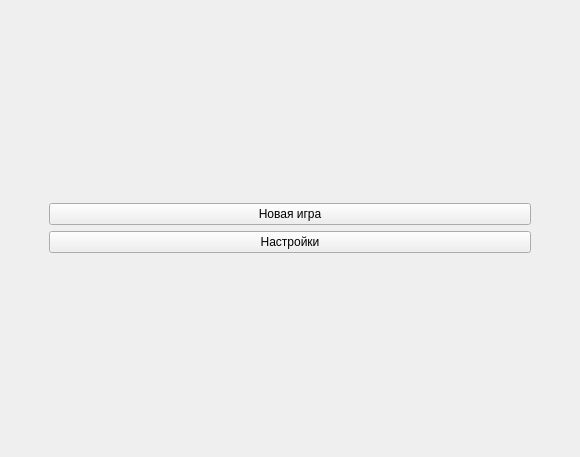
<?xml version="1.0" encoding="UTF-8"?>
<ui version="4.0">
 <class>MenuWindow</class>
 <widget class="QMainWindow" name="MenuWindow">
  <property name="geometry">
   <rect>
    <x>0</x>
    <y>0</y>
    <width>580</width>
    <height>457</height>
   </rect>
  </property>
  <property name="windowTitle">
   <string>MainWindow</string>
  </property>
  <widget class="QWidget" name="centralwidget">
   <layout class="QGridLayout" name="gridLayout">
    <item row="0" column="4">
     <spacer name="horizontalSpacer_2">
      <property name="orientation">
       <enum>Qt::Horizontal</enum>
      </property>
      <property name="sizeType">
       <enum>QSizePolicy::Preferred</enum>
      </property>
      <property name="sizeHint" stdset="0">
       <size>
        <width>40</width>
        <height>20</height>
       </size>
      </property>
     </spacer>
    </item>
    <item row="0" column="0">
     <spacer name="horizontalSpacer">
      <property name="orientation">
       <enum>Qt::Horizontal</enum>
      </property>
      <property name="sizeType">
       <enum>QSizePolicy::Preferred</enum>
      </property>
      <property name="sizeHint" stdset="0">
       <size>
        <width>40</width>
        <height>20</height>
       </size>
      </property>
     </spacer>
    </item>
    <item row="0" column="2">
     <layout class="QVBoxLayout" name="verticalLayout">
      <item>
       <widget class="QPushButton" name="buttonNewGame">
        <property name="sizePolicy">
         <sizepolicy hsizetype="Minimum" vsizetype="Fixed">
          <horstretch>0</horstretch>
          <verstretch>0</verstretch>
         </sizepolicy>
        </property>
        <property name="text">
         <string>Новая игра</string>
        </property>
       </widget>
      </item>
      <item>
       <widget class="QPushButton" name="buttonPreferences">
        <property name="text">
         <string>Настройки</string>
        </property>
       </widget>
      </item>
     </layout>
    </item>
   </layout>
  </widget>
 </widget>
 <resources/>
 <connections/>
</ui>
